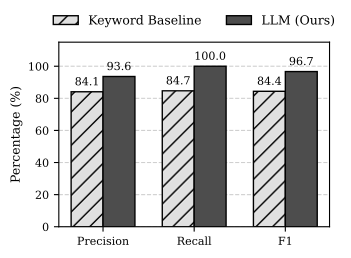

The script that saved this image:
import matplotlib.pyplot as plt
import numpy as np

# Set styling for IEEE 2-column format
plt.rcParams.update({
    "font.family": "serif",
    "font.serif": ["DejaVu Serif", "Times New Roman", "serif"],
    "font.size": 9,
    "axes.labelsize": 9,
    "xtick.labelsize": 8,
    "ytick.labelsize": 8,
    "legend.fontsize": 9
})

def create_extraction_figure():
    # Figure size: 3.5 inches wide for single IEEE column, 2.4 inches tall
    fig, ax = plt.subplots(figsize=(3.5, 2.4))

    labels = ['Precision', 'Recall', 'F1']
    keyword_baseline = [84.1, 84.7, 84.4]
    llm_ours = [93.6, 100.0, 96.7]

    x = np.arange(len(labels))
    width = 0.35

    # Plot bars with grayscale-safe contrast and hatching
    rects1 = ax.bar(x - width/2, keyword_baseline, width, 
                    label='Keyword Baseline', 
                    color='#e0e0e0', edgecolor='black', hatch='//')
    
    rects2 = ax.bar(x + width/2, llm_ours, width, 
                    label='LLM (Ours)', 
                    color='#4d4d4d', edgecolor='black')

    # Formatting
    ax.set_ylabel('Percentage (%)')
    ax.set_xticks(x)
    ax.set_xticklabels(labels)
    ax.set_ylim(0, 115) # Leave room above bars for values

    # Light gridline on Y axis only
    ax.grid(axis='y', linestyle='--', alpha=0.6)
    ax.set_axisbelow(True)

    # Legend above the chart to avoid overlapping tall bars
    ax.legend(loc='lower center', bbox_to_anchor=(0.5, 1.02), 
              ncol=2, frameon=False)

    # Function to attach text labels above bars
    def autolabel(rects, is_dark_bar=False):
        for rect in rects:
            height = rect.get_height()
            ax.annotate(f'{height:.1f}',
                        xy=(rect.get_x() + rect.get_width() / 2, height),
                        xytext=(0, 3),  # 3 points vertical offset
                        textcoords="offset points",
                        ha='center', va='bottom',
                        fontsize=8)

    autolabel(rects1)
    autolabel(rects2)

    # Save as tight vector PDF
    plt.savefig("fig_p1_extraction.pdf", bbox_inches="tight")
    print("Saved fig_p1_extraction.pdf")

if __name__ == "__main__":
    create_extraction_figure()
